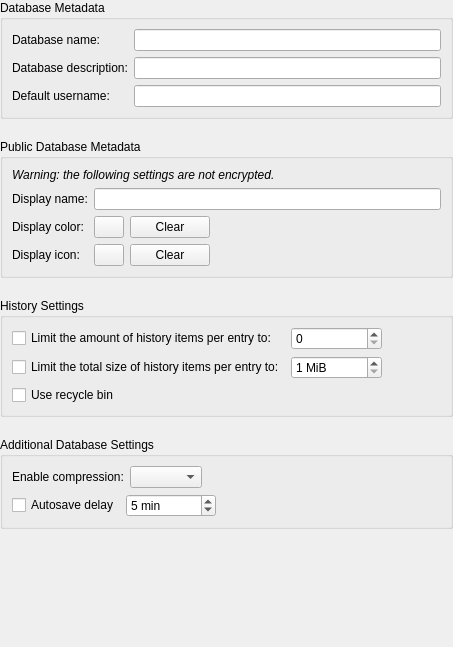
<?xml version="1.0" encoding="UTF-8"?>
<ui version="4.0">
 <class>DatabaseSettingsWidgetGeneral</class>
 <widget class="QWidget" name="DatabaseSettingsWidgetGeneral">
  <property name="geometry">
   <rect>
    <x>0</x>
    <y>0</y>
    <width>453</width>
    <height>647</height>
   </rect>
  </property>
  <property name="sizePolicy">
   <sizepolicy hsizetype="MinimumExpanding" vsizetype="Preferred">
    <horstretch>0</horstretch>
    <verstretch>0</verstretch>
   </sizepolicy>
  </property>
  <property name="minimumSize">
   <size>
    <width>450</width>
    <height>0</height>
   </size>
  </property>
  <layout class="QVBoxLayout" name="verticalLayout">
   <property name="spacing">
    <number>20</number>
   </property>
   <property name="leftMargin">
    <number>0</number>
   </property>
   <property name="topMargin">
    <number>0</number>
   </property>
   <property name="rightMargin">
    <number>0</number>
   </property>
   <property name="bottomMargin">
    <number>0</number>
   </property>
   <item>
    <widget class="QGroupBox" name="groupBox">
     <property name="title">
      <string>Database Metadata</string>
     </property>
     <layout class="QFormLayout" name="formLayout">
      <item row="0" column="0">
       <widget class="QLabel" name="dbNameLabel">
        <property name="text">
         <string>Database name:</string>
        </property>
       </widget>
      </item>
      <item row="0" column="1">
       <widget class="QLineEdit" name="dbNameEdit">
        <property name="accessibleName">
         <string>Database name field</string>
        </property>
       </widget>
      </item>
      <item row="1" column="0">
       <widget class="QLabel" name="dbDescriptionLabel">
        <property name="text">
         <string>Database description:</string>
        </property>
       </widget>
      </item>
      <item row="1" column="1">
       <widget class="QLineEdit" name="dbDescriptionEdit">
        <property name="accessibleName">
         <string>Database description field</string>
        </property>
       </widget>
      </item>
      <item row="2" column="0">
       <widget class="QLabel" name="defaultUsernameLabel">
        <property name="text">
         <string>Default username:</string>
        </property>
       </widget>
      </item>
      <item row="2" column="1">
       <widget class="QLineEdit" name="defaultUsernameEdit">
        <property name="enabled">
         <bool>true</bool>
        </property>
        <property name="accessibleName">
         <string>Default username field</string>
        </property>
       </widget>
      </item>
     </layout>
    </widget>
   </item>
   <item>
    <widget class="QGroupBox" name="groupBox_4">
     <property name="title">
      <string>Public Database Metadata</string>
     </property>
     <layout class="QVBoxLayout" name="verticalLayout_3">
      <item>
       <widget class="QLabel" name="warningLabel">
        <property name="font">
         <font>
          <italic>true</italic>
         </font>
        </property>
        <property name="text">
         <string>Warning: the following settings are not encrypted.</string>
        </property>
       </widget>
      </item>
      <item>
       <layout class="QFormLayout" name="formLayout_2">
        <property name="topMargin">
         <number>0</number>
        </property>
        <item row="0" column="0">
         <widget class="QLabel" name="dbPublicSummaryLabel">
          <property name="text">
           <string>Display name:</string>
          </property>
         </widget>
        </item>
        <item row="0" column="1">
         <widget class="QLineEdit" name="dbPublicName">
          <property name="toolTip">
           <string>Publically visible display name used on the unlock dialog</string>
          </property>
          <property name="accessibleName">
           <string>Database public display name</string>
          </property>
         </widget>
        </item>
        <item row="1" column="0">
         <widget class="QLabel" name="dbPublicColorLabel">
          <property name="text">
           <string>Display color:</string>
          </property>
         </widget>
        </item>
        <item row="1" column="1">
         <layout class="QHBoxLayout" name="horizontalLayout_3">
          <item>
           <widget class="QPushButton" name="dbPublicColorButton">
            <property name="maximumSize">
             <size>
              <width>30</width>
              <height>30</height>
             </size>
            </property>
            <property name="toolTip">
             <string>Publically visible color used on the unlock dialog</string>
            </property>
            <property name="accessibleName">
             <string>Database public display color chooser</string>
            </property>
            <property name="text">
             <string/>
            </property>
           </widget>
          </item>
          <item>
           <widget class="QPushButton" name="dbPublicColorClearButton">
            <property name="text">
             <string>Clear</string>
            </property>
           </widget>
          </item>
          <item>
           <spacer name="horizontalSpacer_3">
            <property name="orientation">
             <enum>Qt::Horizontal</enum>
            </property>
            <property name="sizeHint" stdset="0">
             <size>
              <width>40</width>
              <height>20</height>
             </size>
            </property>
           </spacer>
          </item>
         </layout>
        </item>
        <item row="2" column="0">
         <widget class="QLabel" name="dbPublicIconLabel">
          <property name="text">
           <string>Display icon:</string>
          </property>
         </widget>
        </item>
        <item row="2" column="1">
         <layout class="QHBoxLayout" name="horizontalLayout_4">
          <item>
           <widget class="QPushButton" name="dbPublicIconButton">
            <property name="maximumSize">
             <size>
              <width>30</width>
              <height>30</height>
             </size>
            </property>
            <property name="text">
             <string/>
            </property>
            <property name="iconSize">
             <size>
              <width>30</width>
              <height>30</height>
             </size>
            </property>
           </widget>
          </item>
          <item>
           <widget class="QPushButton" name="dbPublicIconClearButton">
            <property name="text">
             <string>Clear</string>
            </property>
           </widget>
          </item>
          <item>
           <spacer name="horizontalSpacer_4">
            <property name="orientation">
             <enum>Qt::Horizontal</enum>
            </property>
            <property name="sizeHint" stdset="0">
             <size>
              <width>40</width>
              <height>20</height>
             </size>
            </property>
           </spacer>
          </item>
         </layout>
        </item>
       </layout>
      </item>
     </layout>
    </widget>
   </item>
   <item>
    <widget class="QGroupBox" name="groupBox_2">
     <property name="title">
      <string>History Settings</string>
     </property>
     <layout class="QHBoxLayout" name="horizontalLayout">
      <item>
       <layout class="QGridLayout" name="gridLayout">
        <item row="0" column="0">
         <widget class="QCheckBox" name="historyMaxItemsCheckBox">
          <property name="toolTip">
           <string>When saving this setting or editing an entry
the oldest history items of an entry will be
removed such that only the specified amount
of entries remain at most.</string>
          </property>
          <property name="text">
           <string>Limit the amount of history items per entry to:</string>
          </property>
         </widget>
        </item>
        <item row="2" column="0">
         <widget class="QCheckBox" name="recycleBinEnabledCheckBox">
          <property name="toolTip">
           <string>Move entries to a recycle bin group
instead of deleting them from the database.
Entries deleted from the recycle bin are
removed from the database.</string>
          </property>
          <property name="text">
           <string>Use recycle bin</string>
          </property>
         </widget>
        </item>
        <item row="1" column="0">
         <widget class="QCheckBox" name="historyMaxSizeCheckBox">
          <property name="toolTip">
           <string>When saving this setting or editing an entry
the oldest history items of an entry will be
removed such that the remaining history items
add up to the specified amount at most.</string>
          </property>
          <property name="text">
           <string>Limit the total size of history items per entry to:</string>
          </property>
         </widget>
        </item>
        <item row="1" column="1">
         <widget class="QSpinBox" name="historyMaxSizeSpinBox">
          <property name="toolTip">
           <string>Maximum size of history per entry</string>
          </property>
          <property name="accessibleName">
           <string>Maximum size of history per entry</string>
          </property>
          <property name="suffix">
           <string> MiB</string>
          </property>
          <property name="minimum">
           <number>1</number>
          </property>
          <property name="maximum">
           <number>2000000000</number>
          </property>
         </widget>
        </item>
        <item row="0" column="1">
         <widget class="QSpinBox" name="historyMaxItemsSpinBox">
          <property name="toolTip">
           <string>Maximum number of history items per entry</string>
          </property>
          <property name="accessibleName">
           <string>Maximum number of history items per entry</string>
          </property>
          <property name="maximum">
           <number>2000000000</number>
          </property>
         </widget>
        </item>
       </layout>
      </item>
      <item>
       <spacer name="horizontalSpacer">
        <property name="orientation">
         <enum>Qt::Horizontal</enum>
        </property>
        <property name="sizeHint" stdset="0">
         <size>
          <width>40</width>
          <height>20</height>
         </size>
        </property>
       </spacer>
      </item>
     </layout>
    </widget>
   </item>
   <item>
    <widget class="QGroupBox" name="groupBox_3">
     <property name="title">
      <string>Additional Database Settings</string>
     </property>
     <layout class="QVBoxLayout" name="verticalLayout_2">
      <item>
       <layout class="QHBoxLayout" name="horizontalLayout_5">
        <item>
         <widget class="QLabel" name="compressionLabel">
          <property name="text">
           <string>Enable compression:</string>
          </property>
          <property name="buddy">
           <cstring>compressionCombobox</cstring>
          </property>
         </widget>
        </item>
        <item>
         <widget class="QComboBox" name="compressionCombobox">
         </widget>
        </item>
        <item>
         <spacer name="horizontalSpacer_5">
          <property name="orientation">
           <enum>Qt::Horizontal</enum>
          </property>
          <property name="sizeHint" stdset="0">
           <size>
            <width>40</width>
            <height>20</height>
           </size>
          </property>
         </spacer>
        </item>
       </layout>
      </item>
      <item>
       <layout class="QHBoxLayout" name="horizontalLayout_2">
        <item>
         <widget class="QCheckBox" name="autosaveDelayCheckBox">
          <property name="toolTip">
           <string>Autosave delay since last change</string>
          </property>
          <property name="accessibleName">
           <string>Autosave delay since last change checkbox</string>
          </property>
          <property name="text">
           <string>Autosave delay</string>
          </property>
         </widget>
        </item>
        <item>
         <widget class="QSpinBox" name="autosaveDelaySpinBox">
          <property name="toolTip">
           <string>Autosave delay since last change in minutes</string>
          </property>
          <property name="accessibleName">
           <string>Autosave delay since last change in minutes</string>
          </property>
          <property name="suffix">
           <string> min</string>
          </property>
          <property name="minimum">
           <number>0</number>
          </property>
          <property name="maximum">
           <number>420000000</number>
          </property>
          <property name="value">
           <number>5</number>
          </property>
         </widget>
        </item>
        <item>
         <spacer name="horizontalSpacer_2">
          <property name="orientation">
           <enum>Qt::Horizontal</enum>
          </property>
          <property name="sizeHint" stdset="0">
           <size>
            <width>40</width>
            <height>20</height>
           </size>
          </property>
         </spacer>
        </item>
       </layout>
      </item>
     </layout>
    </widget>
   </item>
   <item>
    <spacer name="verticalSpacer">
     <property name="orientation">
      <enum>Qt::Vertical</enum>
     </property>
     <property name="sizeHint" stdset="0">
      <size>
       <width>20</width>
       <height>40</height>
      </size>
     </property>
    </spacer>
   </item>
  </layout>
 </widget>
 <resources/>
 <connections/>
</ui>
